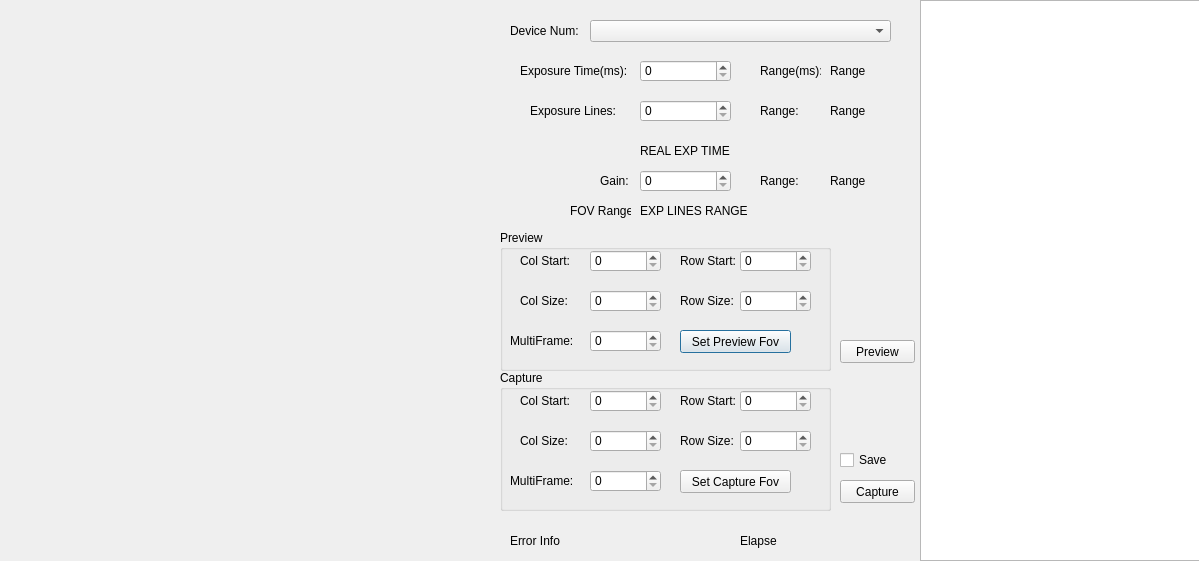
<?xml version="1.0" encoding="UTF-8"?>
<ui version="4.0">
 <class>KSJDemoQT_Base</class>
 <widget class="QDialog" name="KSJDemoQT_Base">
  <property name="geometry">
   <rect>
    <x>0</x>
    <y>0</y>
    <width>1199</width>
    <height>561</height>
   </rect>
  </property>
  <property name="windowTitle">
   <string>KSJDemoQT</string>
  </property>
  <widget class="QWidget" name="PREVIEWWND_Widget" native="true">
   <property name="geometry">
    <rect>
     <x>-10</x>
     <y>0</y>
     <width>501</width>
     <height>561</height>
    </rect>
   </property>
  </widget>
  <widget class="QLabel" name="DEVICENUM_Label">
   <property name="geometry">
    <rect>
     <x>510</x>
     <y>20</y>
     <width>71</width>
     <height>21</height>
    </rect>
   </property>
   <property name="text">
    <string>Device Num:</string>
   </property>
  </widget>
  <widget class="QComboBox" name="DEVICE_LIST_ComboBox">
   <property name="geometry">
    <rect>
     <x>590</x>
     <y>20</y>
     <width>301</width>
     <height>22</height>
    </rect>
   </property>
  </widget>
  <widget class="QSpinBox" name="ExposureLinesSpinBox">
   <property name="geometry">
    <rect>
     <x>640</x>
     <y>100</y>
     <width>91</width>
     <height>22</height>
    </rect>
   </property>
  </widget>
  <widget class="QSpinBox" name="GainSpinBox">
   <property name="geometry">
    <rect>
     <x>640</x>
     <y>170</y>
     <width>91</width>
     <height>22</height>
    </rect>
   </property>
  </widget>
  <widget class="QLabel" name="label_6">
   <property name="geometry">
    <rect>
     <x>600</x>
     <y>170</y>
     <width>41</width>
     <height>21</height>
    </rect>
   </property>
   <property name="text">
    <string>Gain:</string>
   </property>
  </widget>
  <widget class="QLabel" name="label_7">
   <property name="geometry">
    <rect>
     <x>520</x>
     <y>60</y>
     <width>111</width>
     <height>21</height>
    </rect>
   </property>
   <property name="text">
    <string>Exposure Time(ms):</string>
   </property>
  </widget>
  <widget class="QLabel" name="label_8">
   <property name="geometry">
    <rect>
     <x>530</x>
     <y>100</y>
     <width>91</width>
     <height>21</height>
    </rect>
   </property>
   <property name="text">
    <string>Exposure Lines:</string>
   </property>
  </widget>
  <widget class="QSpinBox" name="ExposureTimeSpinBox">
   <property name="geometry">
    <rect>
     <x>640</x>
     <y>60</y>
     <width>91</width>
     <height>22</height>
    </rect>
   </property>
  </widget>
  <widget class="QLabel" name="label_9">
   <property name="geometry">
    <rect>
     <x>760</x>
     <y>60</y>
     <width>61</width>
     <height>21</height>
    </rect>
   </property>
   <property name="text">
    <string>Range(ms):</string>
   </property>
  </widget>
  <widget class="QLabel" name="label_10">
   <property name="geometry">
    <rect>
     <x>760</x>
     <y>100</y>
     <width>41</width>
     <height>21</height>
    </rect>
   </property>
   <property name="text">
    <string>Range:</string>
   </property>
  </widget>
  <widget class="QLabel" name="label_11">
   <property name="geometry">
    <rect>
     <x>760</x>
     <y>170</y>
     <width>41</width>
     <height>21</height>
    </rect>
   </property>
   <property name="text">
    <string>Range:</string>
   </property>
  </widget>
  <widget class="QLabel" name="EXPOSURE_TIME_RANGE_Label">
   <property name="geometry">
    <rect>
     <x>830</x>
     <y>60</y>
     <width>71</width>
     <height>21</height>
    </rect>
   </property>
   <property name="text">
    <string>Range</string>
   </property>
  </widget>
  <widget class="QLabel" name="EXPOSURE_LINES_RANGE_Label">
   <property name="geometry">
    <rect>
     <x>830</x>
     <y>100</y>
     <width>71</width>
     <height>21</height>
    </rect>
   </property>
   <property name="text">
    <string>Range</string>
   </property>
  </widget>
  <widget class="QLabel" name="GAIN_RANGE_Label">
   <property name="geometry">
    <rect>
     <x>830</x>
     <y>170</y>
     <width>71</width>
     <height>21</height>
    </rect>
   </property>
   <property name="text">
    <string>Range</string>
   </property>
  </widget>
  <widget class="QLabel" name="EXPOSURE_TIME_REAL_Label">
   <property name="geometry">
    <rect>
     <x>640</x>
     <y>140</y>
     <width>201</width>
     <height>21</height>
    </rect>
   </property>
   <property name="text">
    <string>REAL EXP TIME</string>
   </property>
  </widget>
  <widget class="QLabel" name="FOV_RANGE_Label">
   <property name="geometry">
    <rect>
     <x>640</x>
     <y>200</y>
     <width>201</width>
     <height>21</height>
    </rect>
   </property>
   <property name="text">
    <string>EXP LINES RANGE</string>
   </property>
  </widget>
  <widget class="QLabel" name="label_12">
   <property name="geometry">
    <rect>
     <x>570</x>
     <y>200</y>
     <width>61</width>
     <height>21</height>
    </rect>
   </property>
   <property name="text">
    <string>FOV Range:</string>
   </property>
  </widget>
  <widget class="QGroupBox" name="groupBox">
   <property name="geometry">
    <rect>
     <x>500</x>
     <y>230</y>
     <width>331</width>
     <height>141</height>
    </rect>
   </property>
   <property name="title">
    <string>Preview</string>
   </property>
   <widget class="QLabel" name="label">
    <property name="geometry">
     <rect>
      <x>20</x>
      <y>20</y>
      <width>61</width>
      <height>21</height>
     </rect>
    </property>
    <property name="text">
     <string>Col Start:</string>
    </property>
   </widget>
   <widget class="QLabel" name="label_2">
    <property name="geometry">
     <rect>
      <x>180</x>
      <y>20</y>
      <width>61</width>
      <height>21</height>
     </rect>
    </property>
    <property name="text">
     <string>Row Start:</string>
    </property>
   </widget>
   <widget class="QLabel" name="label_3">
    <property name="geometry">
     <rect>
      <x>20</x>
      <y>60</y>
      <width>61</width>
      <height>21</height>
     </rect>
    </property>
    <property name="text">
     <string>Col Size:</string>
    </property>
   </widget>
   <widget class="QLabel" name="label_4">
    <property name="geometry">
     <rect>
      <x>180</x>
      <y>60</y>
      <width>61</width>
      <height>21</height>
     </rect>
    </property>
    <property name="text">
     <string>Row Size:</string>
    </property>
   </widget>
   <widget class="QLabel" name="label_5">
    <property name="geometry">
     <rect>
      <x>10</x>
      <y>100</y>
      <width>71</width>
      <height>21</height>
     </rect>
    </property>
    <property name="text">
     <string>MultiFrame:</string>
    </property>
   </widget>
   <widget class="QPushButton" name="SetPreviewFovButton">
    <property name="geometry">
     <rect>
      <x>180</x>
      <y>100</y>
      <width>111</width>
      <height>23</height>
     </rect>
    </property>
    <property name="text">
     <string>Set Preview Fov</string>
    </property>
   </widget>
   <widget class="QSpinBox" name="PreviewColStartSpinBox">
    <property name="geometry">
     <rect>
      <x>90</x>
      <y>20</y>
      <width>71</width>
      <height>22</height>
     </rect>
    </property>
   </widget>
   <widget class="QSpinBox" name="PreviewColSizeSpinBox">
    <property name="geometry">
     <rect>
      <x>90</x>
      <y>60</y>
      <width>71</width>
      <height>22</height>
     </rect>
    </property>
   </widget>
   <widget class="QSpinBox" name="PreviewRowStartSpinBox">
    <property name="geometry">
     <rect>
      <x>240</x>
      <y>20</y>
      <width>71</width>
      <height>22</height>
     </rect>
    </property>
   </widget>
   <widget class="QSpinBox" name="PreviewRowSizeSpinBox">
    <property name="geometry">
     <rect>
      <x>240</x>
      <y>60</y>
      <width>71</width>
      <height>22</height>
     </rect>
    </property>
   </widget>
   <widget class="QSpinBox" name="PreviewMultiFrameSpinBox">
    <property name="geometry">
     <rect>
      <x>90</x>
      <y>100</y>
      <width>71</width>
      <height>22</height>
     </rect>
    </property>
   </widget>
  </widget>
  <widget class="QGroupBox" name="groupBox_2">
   <property name="geometry">
    <rect>
     <x>500</x>
     <y>370</y>
     <width>331</width>
     <height>141</height>
    </rect>
   </property>
   <property name="title">
    <string>Capture</string>
   </property>
   <widget class="QLabel" name="label_18">
    <property name="geometry">
     <rect>
      <x>20</x>
      <y>20</y>
      <width>61</width>
      <height>21</height>
     </rect>
    </property>
    <property name="text">
     <string>Col Start:</string>
    </property>
   </widget>
   <widget class="QLabel" name="label_19">
    <property name="geometry">
     <rect>
      <x>180</x>
      <y>20</y>
      <width>61</width>
      <height>21</height>
     </rect>
    </property>
    <property name="text">
     <string>Row Start:</string>
    </property>
   </widget>
   <widget class="QLabel" name="label_20">
    <property name="geometry">
     <rect>
      <x>20</x>
      <y>60</y>
      <width>61</width>
      <height>21</height>
     </rect>
    </property>
    <property name="text">
     <string>Col Size:</string>
    </property>
   </widget>
   <widget class="QLabel" name="label_21">
    <property name="geometry">
     <rect>
      <x>180</x>
      <y>60</y>
      <width>61</width>
      <height>21</height>
     </rect>
    </property>
    <property name="text">
     <string>Row Size:</string>
    </property>
   </widget>
   <widget class="QLabel" name="label_22">
    <property name="geometry">
     <rect>
      <x>10</x>
      <y>100</y>
      <width>71</width>
      <height>21</height>
     </rect>
    </property>
    <property name="text">
     <string>MultiFrame:</string>
    </property>
   </widget>
   <widget class="QPushButton" name="SetCaptureFovButton">
    <property name="geometry">
     <rect>
      <x>180</x>
      <y>100</y>
      <width>111</width>
      <height>23</height>
     </rect>
    </property>
    <property name="text">
     <string>Set Capture Fov</string>
    </property>
   </widget>
   <widget class="QSpinBox" name="CaptureColStartSpinBox">
    <property name="geometry">
     <rect>
      <x>90</x>
      <y>20</y>
      <width>71</width>
      <height>22</height>
     </rect>
    </property>
   </widget>
   <widget class="QSpinBox" name="CaptureColSizeSpinBox">
    <property name="geometry">
     <rect>
      <x>90</x>
      <y>60</y>
      <width>71</width>
      <height>22</height>
     </rect>
    </property>
   </widget>
   <widget class="QSpinBox" name="CaptureRowStartSpinBox">
    <property name="geometry">
     <rect>
      <x>240</x>
      <y>20</y>
      <width>71</width>
      <height>22</height>
     </rect>
    </property>
   </widget>
   <widget class="QSpinBox" name="CaptureRowSizeSpinBox">
    <property name="geometry">
     <rect>
      <x>240</x>
      <y>60</y>
      <width>71</width>
      <height>22</height>
     </rect>
    </property>
   </widget>
   <widget class="QSpinBox" name="CaptureMultiFrameSpinBox">
    <property name="geometry">
     <rect>
      <x>90</x>
      <y>100</y>
      <width>71</width>
      <height>22</height>
     </rect>
    </property>
   </widget>
  </widget>
  <widget class="QPushButton" name="PreviewButton">
   <property name="geometry">
    <rect>
     <x>840</x>
     <y>340</y>
     <width>75</width>
     <height>23</height>
    </rect>
   </property>
   <property name="text">
    <string>Preview</string>
   </property>
  </widget>
  <widget class="QPushButton" name="CaptureButton">
   <property name="geometry">
    <rect>
     <x>840</x>
     <y>480</y>
     <width>75</width>
     <height>23</height>
    </rect>
   </property>
   <property name="text">
    <string>Capture</string>
   </property>
  </widget>
  <widget class="QLabel" name="ERROR_INFO_Label">
   <property name="geometry">
    <rect>
     <x>510</x>
     <y>530</y>
     <width>201</width>
     <height>21</height>
    </rect>
   </property>
   <property name="text">
    <string>Error Info</string>
   </property>
  </widget>
  <widget class="QLabel" name="ELAPSE_TIME_Label">
   <property name="geometry">
    <rect>
     <x>740</x>
     <y>530</y>
     <width>121</width>
     <height>21</height>
    </rect>
   </property>
   <property name="text">
    <string>Elapse</string>
   </property>
  </widget>
  <widget class="QTableWidget" name="FunctionTableWidget">
   <property name="geometry">
    <rect>
     <x>920</x>
     <y>0</y>
     <width>311</width>
     <height>561</height>
    </rect>
   </property>
  </widget>
  <widget class="QCheckBox" name="SaveCheckBox">
   <property name="geometry">
    <rect>
     <x>840</x>
     <y>450</y>
     <width>71</width>
     <height>20</height>
    </rect>
   </property>
   <property name="text">
    <string>Save</string>
   </property>
  </widget>
 </widget>
 <resources/>
 <connections/>
</ui>
